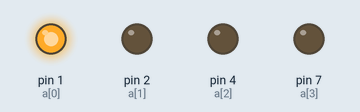
This sketch was run on a simulated Arduino Uno, built with avr-gcc and run on an emulated ATmega328P. Shown: output pins drawn as LEDs (lit = HIGH).

Above: at 0.5 s.
At 1.5 s:
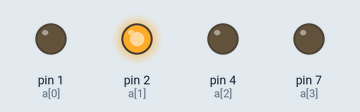
At 2.5 s:
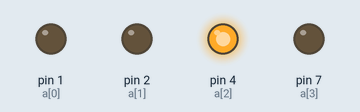
At 3.5 s:
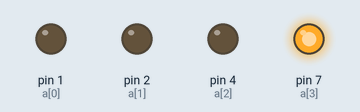
Timing chart, 0 to 5.2 s (numbered marks = the images above):
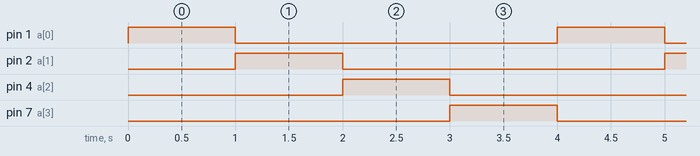

Measured:
- by itself, pin 1 (a[0]), pin 2 (a[1]), pin 4 (a[2]), pin 7 (a[3]): alternates HIGH for 1.0 s and LOW for 3.0 s
- by itself, everything shown: repeats every 4.0 s, in 5 steps

The sketch:

Lights_blink.ino
```cpp
int a[4] = {1, 2, 4, 7};

void setup() {
  for (int i = 0; i < 4; i++) {
    pinMode(a[i], OUTPUT);
  }
}


void loop() {
  digitalWrite(13, LOW);
  // Initially turn off the light on the board.
  for (int i = 0; i < 4; i++) {
    digitalWrite(a[i], HIGH);
    delay(1000);
    digitalWrite(a[i], LOW);
  }

}
```
